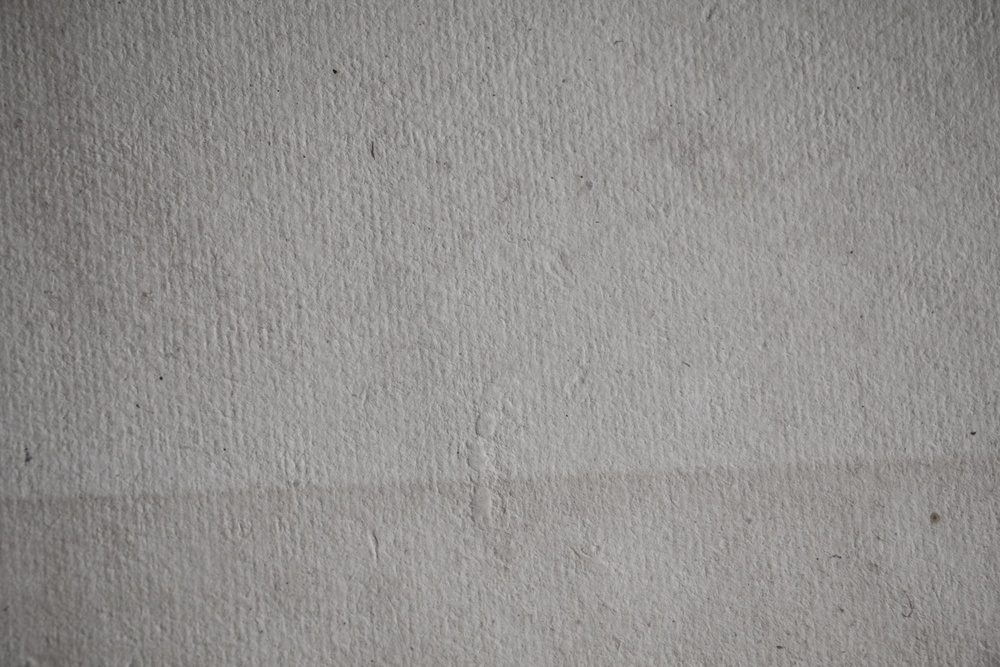
#> input picture input_Images/paper-texture-hand-made-white-rough-light-photo-5.jpg, 1000 x 667 px, shrunk from 5184 x 3456 before the run
$ python main.py
#> lines starting #> are read from the running program, lines starting #| are printed output that depends on the picture
import numpy as np
from PIL import Image
import matplotlib.pyplot as plt
import argparse
import os
import sys

"""Read an image and return it as a normalized numpy array (0–1)."""
def read_image(path, color=True):
    img = Image.open(path)
    img = img.convert("RGB") if color else img.convert("L")
    return np.asarray(img, dtype=np.float32) / 255.0

"""Save a numpy array (0–1) as an image file."""
def save_image(arr, path):
    arr = np.clip(arr * 255.0, 0, 255).astype(np.uint8)
    Image.fromarray(arr).save(path)

"""Display a list of (title, image) pairs side by side."""
def show_images(images):
    n = len(images)
    plt.figure(figsize=(4 * n, 4))
    for i, (title, img) in enumerate(images, 1):
        plt.subplot(1, n, i)
        plt.imshow(img if img.ndim == 3 else img, cmap='gray')
        plt.title(title)
        plt.axis('off')
    plt.show()

"""Create a 2D Gaussian kernel."""
def make_gaussian_kernel(size, sigma):
    if size % 2 == 0:
        raise ValueError("Kernel size must be odd.")
    ax = np.arange(-size // 2 + 1., size // 2 + 1.)
    xx, yy = np.meshgrid(ax, ax)
    kernel = np.exp(-(xx**2 + yy**2) / (2 * sigma**2))
    kernel /= np.sum(kernel)
    return kernel.astype(np.float32)

"""Perform manual 2D convolution."""
def convolve2d_manual(img, kernel):
    H, W = img.shape
    kH, kW = kernel.shape
    padH, padW = kH // 2, kW // 2

    padded = np.pad(img, ((padH, padH), (padW, padW)), mode='reflect')
    output = np.zeros_like(img, dtype=np.float32)

    for i in range(H):
        for j in range(W):
            region = padded[i:i + kH, j:j + kW]
            output[i, j] = np.sum(region * kernel)
    return output

"""Apply Single-Scale Retinex to a grayscale image."""
def retinex_gray(img_gray, kernel_size=31, sigma=8.0, eps=1e-6):
    I = np.clip(img_gray, eps, 1.0)
    logI = np.log(I)

    kernel = make_gaussian_kernel(kernel_size, sigma)
    logL = convolve2d_manual(logI, kernel)
    logR = logI - logL

    R = np.exp(logR)
    L = np.exp(logL)

    R_vis = (R - R.min()) / (R.max() - R.min() + 1e-9)
    L_vis = (L - L.min()) / (L.max() - L.min() + 1e-9)

    return R_vis, L_vis, logL

"""Compute luminance (Y channel) from RGB."""
def rgb_to_luminance(rgb):
    R, G, B = rgb[..., 0], rgb[..., 1], rgb[..., 2]
    return 0.299 * R + 0.587 * G + 0.114 * B


def srgb_to_linear(img):
    """Convert sRGB to linear color space."""
    return np.where(img <= 0.04045, img / 12.92, ((img + 0.055) / 1.055) ** 2.4)


def linear_to_srgb(img):
    """Convert linear color space to sRGB."""
    return np.where(img <= 0.0031308, img * 12.92, 1.055 * (img ** (1 / 2.4)) - 0.055)


def estimate_color_scales(img_linear, L):
    """Estimate per-channel scaling factors to preserve color balance."""
    eps = 1e-8
    ratios = img_linear / (L[..., None] + eps)
    cR, cG, cB = np.median(ratios[..., 0]), np.median(ratios[..., 1]), np.median(ratios[..., 2])
    return np.array([max(cR, eps), max(cG, eps), max(cB, eps)], dtype=np.float32)

"""Improved color Retinex with tone preservation."""
def retinex_color(img_rgb, kernel_size=31, sigma=8.0, eps=1e-6):
    img = np.clip(img_rgb, 0.0, 1.0)
    img_linear = srgb_to_linear(img)

    Y = np.clip(rgb_to_luminance(img_linear), eps, 1.0)
    logY = np.log(Y)
    kernel = make_gaussian_kernel(kernel_size, sigma)
    logL = convolve2d_manual(logY, kernel)
    L = np.exp(logL)

    color_scales = estimate_color_scales(img_linear, L)
    denom = (L[..., None] * color_scales[None, None, :]) + eps
    R_lin = img_linear / denom

    mean_in = np.mean(rgb_to_luminance(img_linear))
    mean_out = np.mean(rgb_to_luminance(R_lin))
    gain = mean_in / (mean_out + eps)
    R_lin *= gain

    R_lin = np.power(np.clip(R_lin, 0.0, 1.0), 0.9)
    R_srgb = np.clip(linear_to_srgb(R_lin), 0.0, 1.0)
    L_vis = (L - L.min()) / (L.max() - L.min() + 1e-9)

    return R_srgb, L_vis, logL

"""Main driver: handles reading, processing, and saving images."""
def main(args):
    if args.mode == 'gray':
        is_color = False
    elif args.mode == 'color':
        is_color = True
    else:
        try:
            img = Image.open(args.input)
            is_color = (img.mode != 'L')
            img.close()
        except Exception as e:
            print("Error reading image:", e)
            sys.exit(1)

    if is_color:
        img = read_image(args.input, color=True)
        print(f"Loaded color image: {img.shape}")
        R_vis, L_vis, _ = retinex_color(img, args.kernel, args.sigma)

        base = os.path.splitext(os.path.basename(args.input))[0]
        save_image(R_vis, f"{base}_reflectance_color.png")
        save_image(L_vis, f"{base}_illumination_color.png")

        print("Saved reflectance and illumination maps (color).")
        if args.show:
            show_images([("Original", img), ("Reflectance", R_vis), ("Illumination", L_vis)])
    else:
        img = read_image(args.input, color=False)
        print(f"Loaded grayscale image: {img.shape}")
        R_vis, L_vis, _ = retinex_gray(img, args.kernel, args.sigma)

        base = os.path.splitext(os.path.basename(args.input))[0]
        save_image(R_vis, f"{base}_reflectance_gray.png")
        save_image(L_vis, f"{base}_illumination_gray.png")

        print("Saved reflectance and illumination maps (grayscale).")
        if args.show:
            show_images([("Original", img), ("Reflectance", R_vis), ("Illumination", L_vis)])


if __name__ == "__main__":
    parser = argparse.ArgumentParser(
        description="Simple Retinex-based illumination correction (manual Gaussian + convolution)."
    )
    parser.add_argument("--kernel", type=int, default=31, help="Size of Gaussian kernel (odd).")
    parser.add_argument("--sigma", type=float, default=8.0, help="Standard deviation for Gaussian.")
    parser.add_argument("--mode", choices=['auto', 'gray', 'color'], default='auto', help="Force gray/color mode.")
    parser.add_argument("--show", action='store_true', help="Display images after processing.")
    args = parser.parse_args()

    args.input = input("Enter image path: ").strip()
#> the answer given: input_Images/paper-texture-hand-made-white-rough-light-photo-5.jpg
    main(args)
#> in main, img is the input picture: PIL image 1000x667 RGB; mean R, G, B 145.5, 143.9, 141.7
#| Loaded color image: (667, 1000, 3)
#> in srgb_to_linear, `return np.where(img <= 0.04045, img / 12.92, ((img + 0.055) / 1.055) *..`:
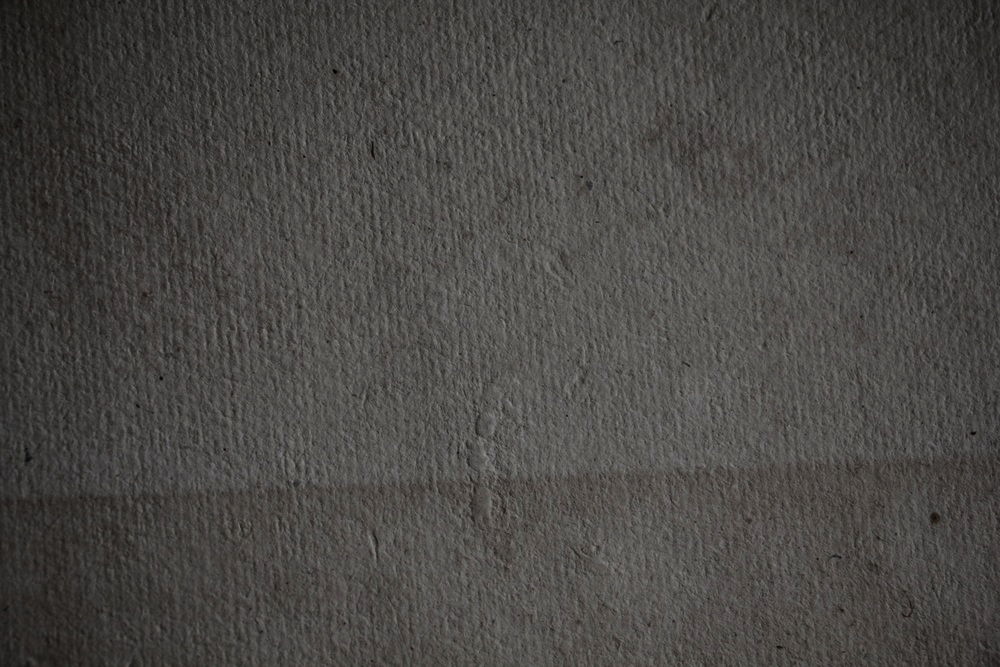
#> returned value: shape (667, 1000, 3) float32; mean of channels 0, 1, 2 0.29, 0.284, 0.275; drawn as R, G, B
#> in retinex_color, `logY = np.log(Y)`:
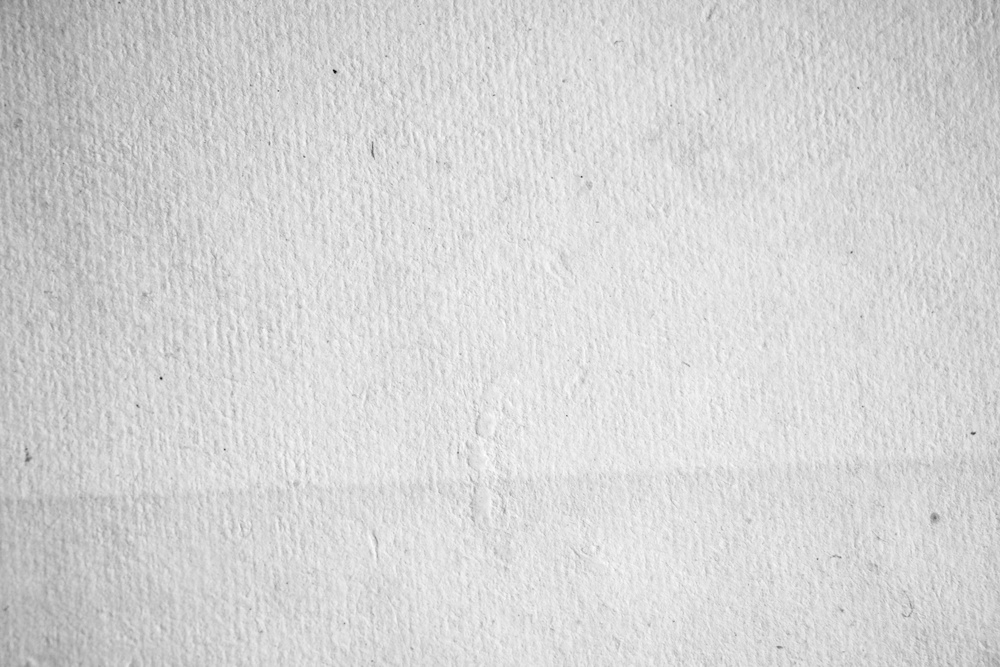
#> logY: shape (667, 1000) float32; min -4.9, max -0.582, mean -1.29; drawn with min black and max white
#> after the loop in convolve2d_manual, `for i in range(H):`:
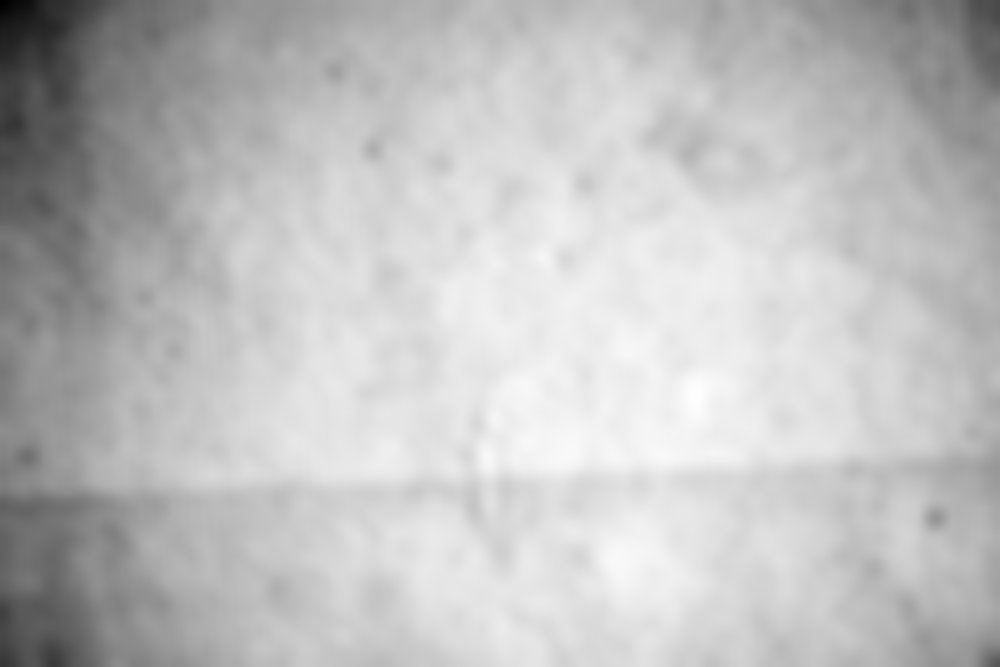
#> output: shape (667, 1000) float32; min -2.26, max -0.967, mean -1.29; drawn with min black and max white
#> in estimate_color_scales, `ratios = img_linear / (L[..., None] + eps)`:
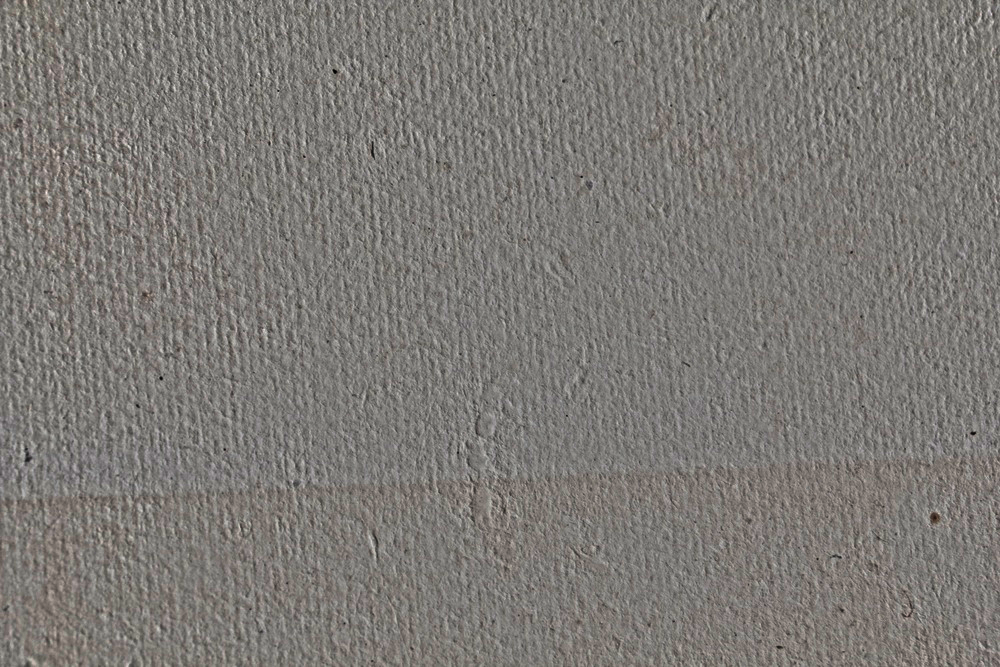
#> ratios: shape (667, 1000, 3) float32; mean of channels 0, 1, 2 1.03, 1.01, 0.975; drawn with min black and max white
#> in estimate_color_scales, `cR, cG, cB = np.median(ratios[..., 0]), np.median(ratios[..., 1]), np...`: cR = 1.03; cG = 1.01; cB = 0.974
#> in retinex_color, `color_scales = estimate_color_scales(img_linear, L)`: color_scales = [1.03, 1.01, 0.974]
#> in retinex_color, `mean_in = np.mean(rgb_to_luminance(img_linear))`: mean_in = 0.284
#> in retinex_color, `mean_out = np.mean(rgb_to_luminance(R_lin))`: mean_out = 1
#> in retinex_color, `gain = mean_in / (mean_out + eps)`: gain = 0.284
#> in retinex_color, `R_lin *= gain`:
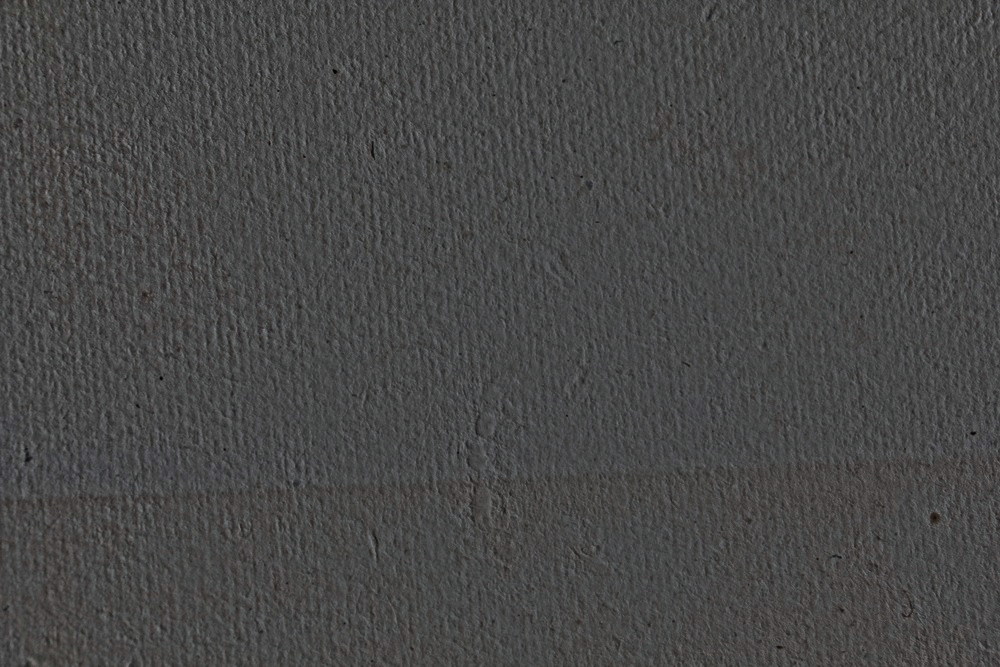
#> R_lin: shape (667, 1000, 3) float32; mean of channels 0, 1, 2 0.284, 0.284, 0.284; drawn as R, G, B
#> in linear_to_srgb, `return np.where(img <= 0.0031308, img * 12.92, 1.055 * (img ** (1 / 2...`:
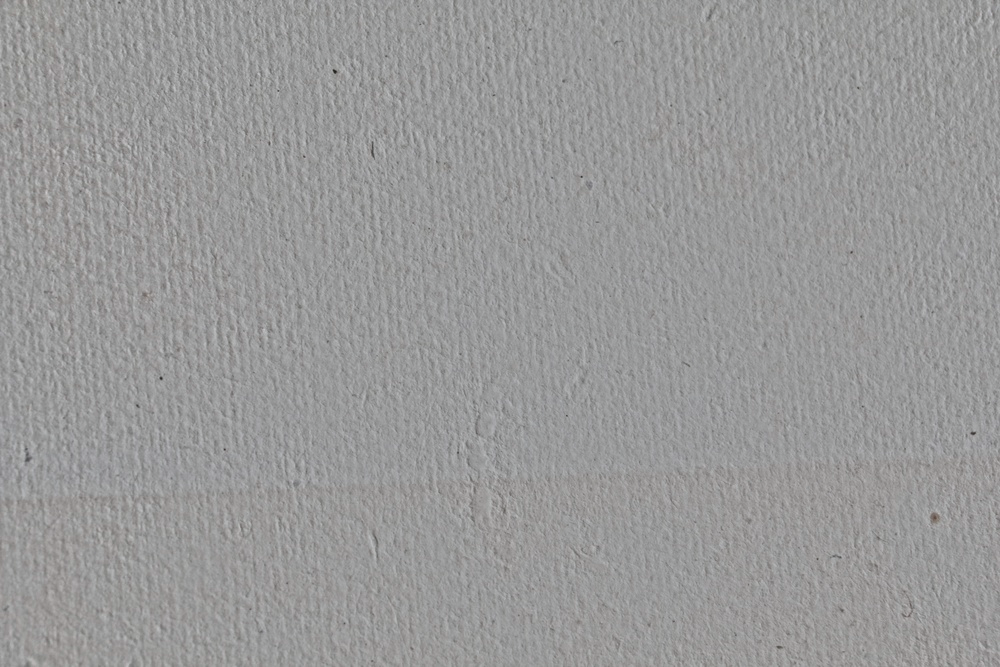
#> returned value: shape (667, 1000, 3) float32; mean of channels 0, 1, 2 0.602, 0.602, 0.601; drawn as R, G, B
#> in retinex_color, `L_vis = (L - L.min()) / (L.max() - L.min() + 1e-9)`:
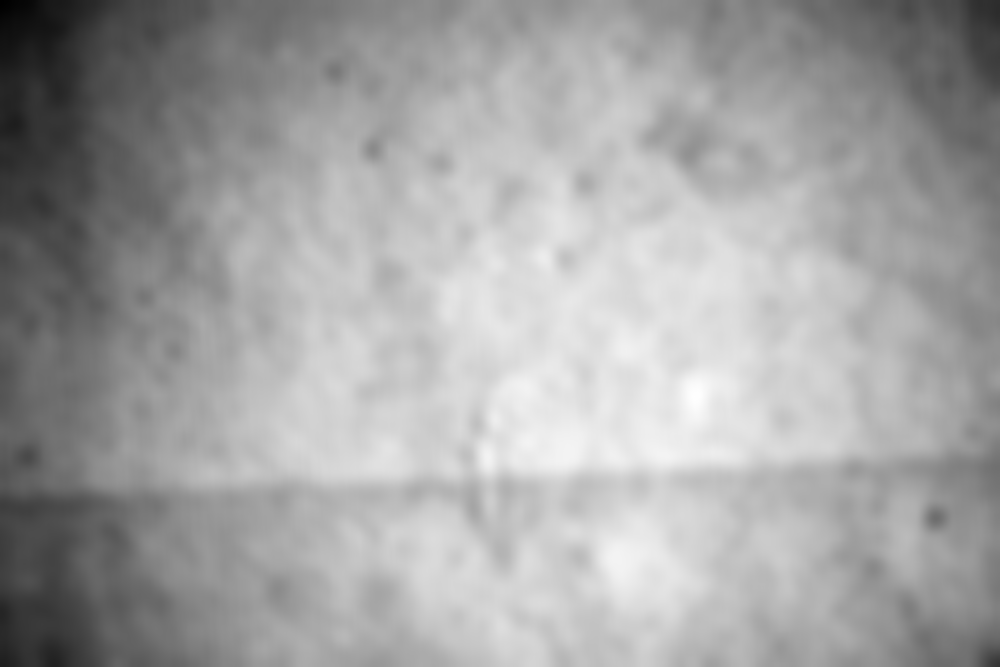
#> L_vis: shape (667, 1000) float32; min 0, max 1, mean 0.641
